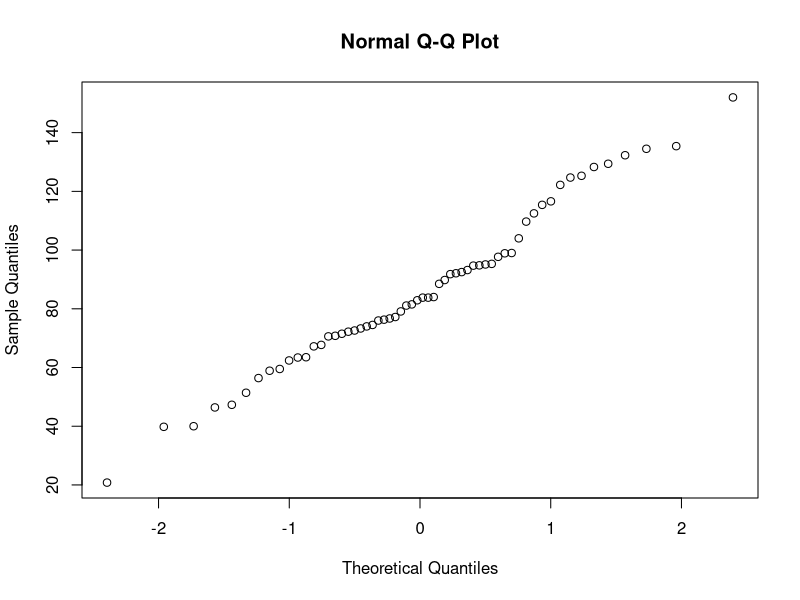
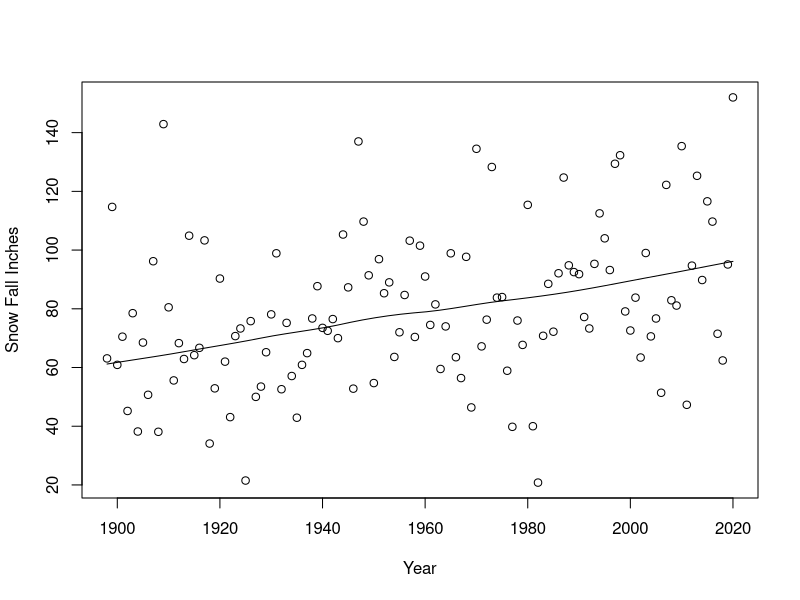
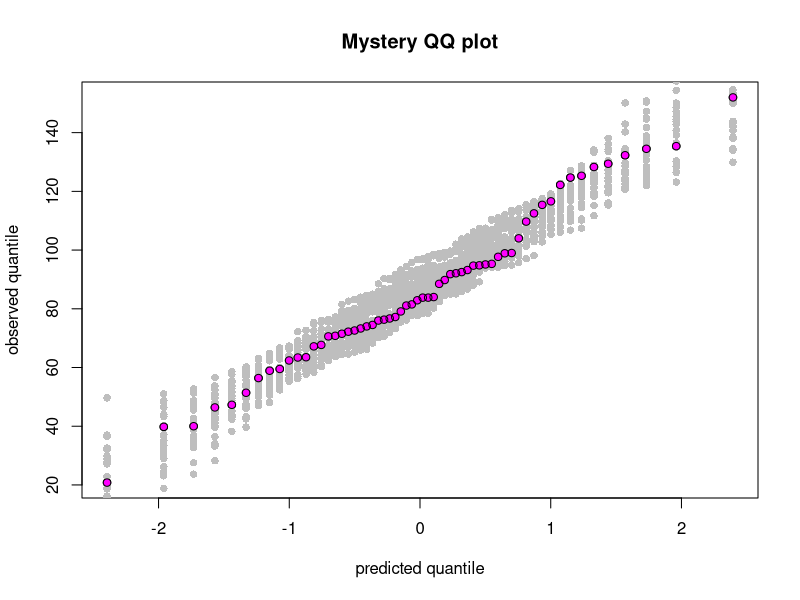

Write R code to recreate these figures, in order.
## ---- chunk 1
knitr::opts_chunk$set(echo = TRUE)
## ---- chunk 2
set.seed(123)
CI=matrix(nrow=25,ncol=2)
sample_means=numeric(25)
for (i in 1:25){
  x1=rnorm(20,50,6)
  sample_means[i]=mean(x1)
}
se=6/sqrt(20)
sample_means
for (i in 1:25){
  me=qt(.975,df=19)*se
  lower=sample_means[i]-me
  upper=sample_means[i]+me
  CI[i,]=c(lower,upper)
}
CI
 c_mu=sum(CI[,1]<=50&CI[,2]>=50)
 c_mu
 c_mu=sum(CI[,1]<=53&CI[,2]>=53)
 c_mu
 CI=matrix(nrow=25,ncol=2)
sample_means=numeric(25)
for (i in 1:25){
  x1=rnorm(20,50,6)
  sample_means[i]=mean(x1)
}
se=6/sqrt(100)
sample_means
for (i in 1:25){
  me=qt(.975,df=99)*se
  lower=sample_means[i]-me
  upper=sample_means[i]+me
  CI[i,]=c(lower,upper)
}
CI
 c_mu=sum(CI[,1]<=50&CI[,2]>=50)
 c_mu
 c_mu=sum(CI[,1]<=53&CI[,2]>=53)
 c_mu
## ---- chunk 3


n <- 9
alpha <- 0.05
type1_errors_mu0 <- 0
type2_errors_mu0 <- 0
type1_errors_mu1 <- 0
type2_errors_mu1 <- 0
for (i in 1:100) {
  x <- rnorm(n, mean = 0, sd = 1)

  # Perform a one-sample t-test
  t_test_result_mu0 <- t.test(x, mu = 1, alternative = "greater")

  # Increment the counter for Type I errors if H0 is rejected
  if (t_test_result_mu0$p.value < alpha) {
    type1_errors_mu0 <- type1_errors_mu0 + 1
  } 
  else {
    type2_errors_mu0 <- type2_errors_mu0 + 1
  }
  x <- rnorm(n, mean = 1, sd = 1)

  # Perform a one-sample t-test
  t_test_result_mu1 <- t.test(x, mu = 1, alternative = "greater")

  # Increment the counter for Type I errors if H0 is rejected
  if (t_test_result_mu1$p.value < alpha) {
    type1_errors_mu1 <- type1_errors_mu1 + 1
  } 
  else {
    type2_errors_mu1 <- type2_errors_mu1 + 1
  }
}
prop_type1_errors_mu0 <- type1_errors_mu0 / 100
prop_type2_errors_mu1 <- type2_errors_mu1 / 100
prop_type1_errors_mu0
prop_type2_errors_mu1
## ---- chunk 4
BoulderSnowfall<-
       read.table("BoulderSnowfall.txt", header=TRUE )
# note subscripts based on the names to make this easier to 
# follow year is also column 14 in the data object.
year<-    BoulderSnowfall[ ,'Year']  
snowAllYears<- BoulderSnowfall[, 'Sep.Jun']
snow<- snowAllYears[year >= 1961]
## ---- chunk 5
sm=mean(snow)
n=length(snow)
ssd=sd(snow)
sse=ssd/sqrt(n)
alpha=.05
df=n-1
tscore=qt(p=alpha/2,df=df,lower.tail=FALSE)
error=tscore*sse
lower=sm - error
upper=sm+error
lower
upper
## ---- chunk 6
class(BoulderSnowfall)
## ---- chunk 7
sum(snow==999)
sum(is.na(snow))
## ---- chunk 8
stem(snow)
## ---- chunk 9
qqnorm(snow)
## ---- chunk 10
scatter.smooth(year,snowAllYears,xlab="Year",ylab="Snow Fall Inches")

## ---- chunk 11
N<- length( snow)
frac<- ((1:N) - .5)/N
Z<- sort( snow )
ZPerfect<- qnorm( frac)

plot( ZPerfect, Z, xlab="predicted quantile", 
     ylab="observed quantile")

set.seed(333)
mu<- mean(snow)
sigma<- sd( snow)
for( k in 1:25){
  Zsim<- sort( 
          rnorm( N, mean=mu, sd=sigma )
          )
  points(ZPerfect, Zsim, col="grey", pch=16 )
}
abline( 0,1, col="black", lwd=2)
points( ZPerfect, Z, col="magenta",pch=16 )
points( ZPerfect, Z ) # add a pleasing black outline to points
title("Mystery QQ plot")
